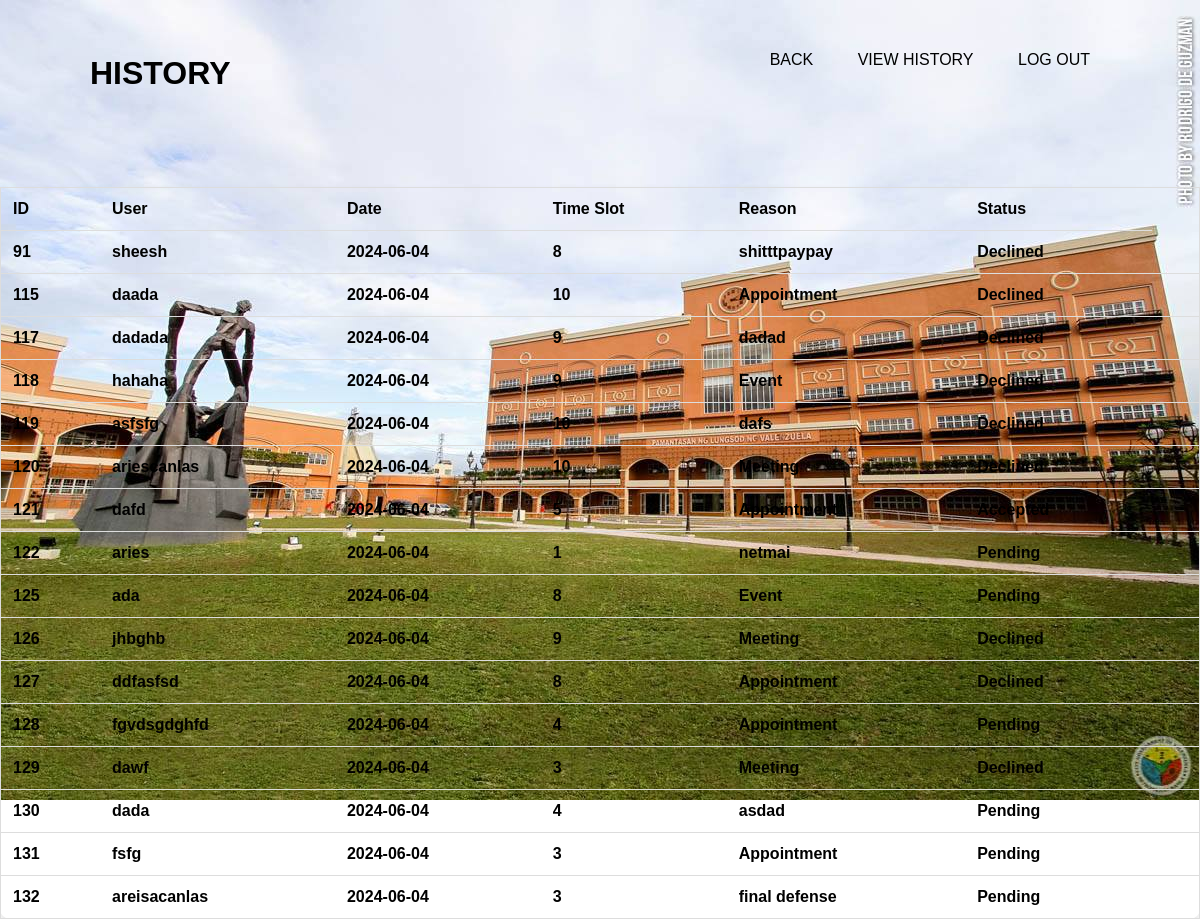
The app's page /view_bookings.php with its own data.
### tables this page shows
CREATE TABLE `bookings` (
  `id` int(11) NOT NULL,
  `name` varchar(128) NOT NULL,
  `email` varchar(255) NOT NULL,
  `date` int(255) NOT NULL,
  `time_slot` int(255) NOT NULL,
  `reason` varchar(255) NOT NULL,
  `day` varchar(255) NOT NULL,
  `status` varchar(255) NOT NULL
);

### view_bookings.php (the view, shortened to what this page needs)
<?php
require_once './database.php';
function getAllBookings($conn) {
    $sql = "SELECT * FROM bookings";
    $result = $conn->query($sql);
    $bookings = array();
    if ($result->num_rows > 0) {
        while ($row = $result->fetch_assoc()) {
            $bookings[] = $row;
        }
    }
    return $bookings;
}
$bookings = getAllBookings($conn);
?>
<!DOCTYPE html>
<html lang="en">
<head>
</head>
<body>
<div class="banner">
        <div class="navbar">
               <h1>HISTORY</h1>
            <ul>
                <li><a href="calendar.php">Back</a></li>
                <li><a href="view_bookings.php">VIEW HISTORY</a></li>
                <li><a href="login.php">Log out</a></li>
            </ul>
        </div>
    <table>
        <tr>
            <th>ID</th>
            <th>User</th>
            <th>Date</th>
            <th>Time Slot</th>
            <th>Reason</th>
            <th>Status</th>
        </tr>
        <?php foreach ($bookings as $booking) : ?>
            <tr data-id="<?= $booking['id'] ?>">
                <td><?= $booking['id'] ?></td>
                <td><?= $booking['name'] ?></td>
                <td><?= date('Y-m-d', strtotime($booking['date'])) ?></td>
                <td><?= $booking['time_slot'] ?></td>
                <td><?= isset($booking['reason']) ? $booking['reason'] : "N/A" ?></td>
                <td>
                    <?php
                    if (!isset($booking['status']) || empty($booking['status'])) {
                        echo "Pending";
                    } else {
                        echo $booking['status'];
                    }
                    ?>
                </td>
                <td class="action">
                </td>
            </tr>
        <?php endforeach; ?>
    </table>
</body>
</html>

### view_bookings.php (style rules this page uses)
body { font-family: Arial, sans-serif; background-color: transparent; margin: 0; padding: 0; }
h1 { text-align: center; margin-top: 20px; margin-bottom: 30px; }
table { width: 100%; border-collapse: collapse; border: 1px solid #ddd; background-color: transparent; box-shadow: 0 4px 6px rgba(0, 0, 0, 0.1); border-radius: 10px; }
th, td { padding: 12px; text-align: left; border-bottom: 1px solid #ddd; font-weight: bold; }
th { background-color: transparent; font-weight: bold; }
tr:nth-child(even) { background-color: transparent; font-weight: bold; }
.banner { width: 100%; height: 100vh; background-image: url(aries.jpg); background-size: cover; background-position: center; }
.navbar { width: 85%; margin: auto; padding: 35px 0; display: flex; justify-content:space-between ; color: black; }
.navbar ul li { list-style: none; display: inline-block; margin: 0 20px; position: relative; }
.navbar ul li a { text-decoration: none; color: black; text-transform: uppercase; }
.navbar ul li::after { content: ''; height: 3px; width: 0; background: #009688; position: absolute; left: 0; bottom: -10px; transition: 0.5s; }

### records on screen
bookings: id "91", name "sheesh", date "2024-06-04", time_slot "8", reason "shitttpaypay", status "Declined"
bookings: id "115", name "daada", date "2024-06-04", time_slot "10", reason "Appointment", status "Declined"
bookings: id "117", name "dadada", date "2024-06-04", time_slot "9", reason "dadad", status "Declined"
bookings: id "118", name "hahaha", date "2024-06-04", time_slot "9", reason "Event", status "Declined"
bookings: id "119", name "asfsfg", date "2024-06-04", time_slot "10", reason "dafs", status "Declined"
bookings: id "120", name "ariescanlas", date "2024-06-04", time_slot "10", reason "Meeting", status "Declined"
bookings: id "121", name "dafd", date "2024-06-04", time_slot "5", reason "Appointment", status "Accepted"
bookings: id "122", name "aries", date "2024-06-04", time_slot "1", reason "netmai", status "Pending"
bookings: id "125", name "ada", date "2024-06-04", time_slot "8", reason "Event", status "Pending"
bookings: id "126", name "jhbghb", date "2024-06-04", time_slot "9", reason "Meeting", status "Declined"
bookings: id "127", name "ddfasfsd", date "2024-06-04", time_slot "8", reason "Appointment", status "Declined"
bookings: id "128", name "fgvdsgdghfd", date "2024-06-04", time_slot "4", reason "Appointment", status "Pending"
bookings: id "129", name "dawf", date "2024-06-04", time_slot "3", reason "Meeting", status "Declined"
bookings: id "130", name "dada", date "2024-06-04", time_slot "4", reason "asdad", status "Pending"
bookings: id "131", name "fsfg", date "2024-06-04", time_slot "3", reason "Appointment", status "Pending"
bookings: id "132", name "areisacanlas", date "2024-06-04", time_slot "3", reason "final defense", status "Pending"
